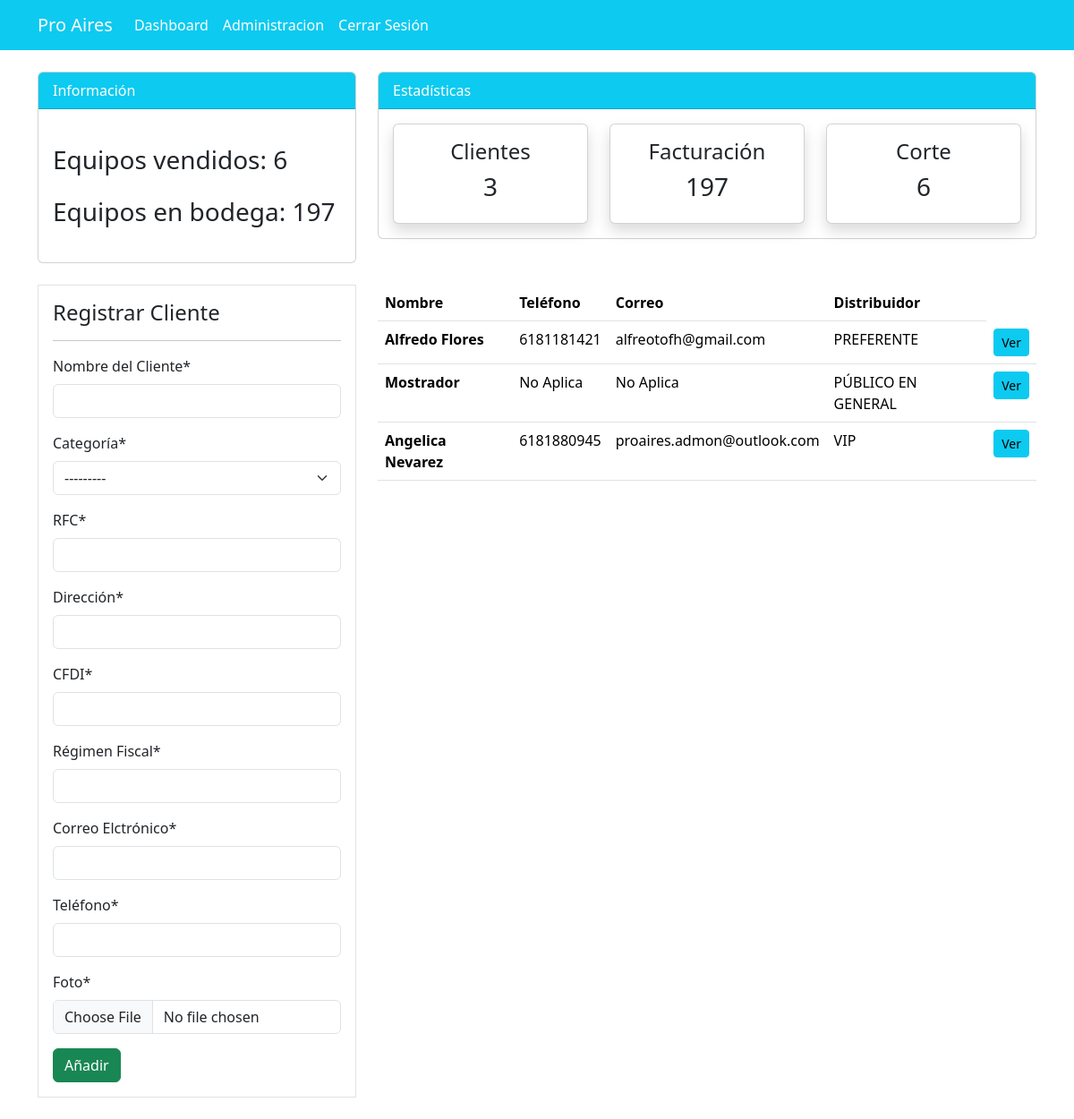
The app's page /lista_clientes/ (signed in) with its own data.
### pos/models.py (models this page shows, shortened)
class Customer(models.Model):
    customer_name = models.CharField(max_length=100)
    status = models.CharField(max_length=50, choices=STATUS)
    RFC = models.CharField(max_length=100, unique=True)
    DIR = models.CharField(max_length=100)
    CFDI = models.CharField(max_length=100)
    REG_FIS = models.CharField(max_length=100)
    c_email = models.CharField(max_length=100)
    c_phone = models.CharField(max_length=100)
    image = models.ImageField(default='avatar.jpg', upload_to='Profile_Images')
    class Meta:
        verbose_name_plural = 'Clientes'

### pos/views.py (the view)
# urls.py: path('lista_clientes/', views.customer , name='pos-customer'),
@login_required
def customer(request):
    orders = Order.objects.all()
    productos = Producto.objects.all()
    total_quantity = productos.aggregate(Sum('quantity'))['quantity__sum']
    workers_count = User.objects.count()
    items_count = Producto.objects.count()
    orders_count = orders.count()
    total_order_quantity = orders.aggregate(Sum('order_quantity'))['order_quantity__sum']
    customer = Customer.objects.all()
    customer_count = customer.count()
    if request.method == 'POST':
        form = CustomerForm(request.POST, request.FILES)
        if form.is_valid():
            form.save()
            customer_name = form.cleaned_data.get('customer_name')
            messages.success(request, f'{customer_name} se ha añadido correctamente')
            return redirect('pos-customer')
    else:
        form = CustomerForm()
    context = {
        'orders':orders,
        'form': form,
        'productos':productos,
        'workers_count': workers_count,
        'items_count': items_count,
        'orders_count': orders_count,
        'total_order_quantity':total_order_quantity,
        'total_quantity': total_quantity,
        'customer': customer,
        'customer_count': customer_count,
    }
    return render(request, 'pos/customers_list.html', context)

### pos/forms.py
class CustomerForm(forms.ModelForm):
    class Meta:
        model = Customer
        fields = [ 'customer_name', 'status', 'RFC', 'DIR', 'CFDI', 'REG_FIS', 'c_email', 'c_phone', 'image']
        labels = {
        'customer_name': 'Nombre del Cliente',
        'status': 'Categoría',
        'RFC': 'RFC',
        'DIR': 'Dirección',
        'CFDI': 'CFDI',
        'REG_FIS': 'Régimen Fiscal',
        'c_phone': 'Teléfono',
        'c_email' : 'Correo Elctrónico',
        'image': 'Foto'
        }

### templates/pos/customers_list.html (shortened to what this page needs)
{% extends 'partials/base.html' %}
{% load crispy_forms_tags %}
{% block content %}
{% include 'partials/topnav_pos.html' %}
    <div class="container">
        <div class="row my-4">
            <div class="col-md-4">
                <div class="border bg-white p-3">
                    <h4>Registrar Cliente</h4>
                    <hr>
                    <form method ="POST">
                        {{form|crispy }}
                        <input class="btn btn-success btn-block" type="submit" value="Añadir">
                    </form>
                </div>
            </div>
            <div class="col-md-8">
                <table class="table bg-white">
                    <thead class="bg-info">
                        <tr class="text-white">
                            <th scope="col">Nombre</th>
                            <th scope="col">Teléfono</th>
                            <th scope="col">Correo</th>
                            <th scope="col">Distribuidor</th>
                        </tr>
                    </thead>
                    <tbody>
                        {% for customer in customer %}
                        <tr>
                            <th scope="row">{{ customer.customer_name }}</th>
                            <td>{{ customer.c_phone }}</td>
                            <td>{{ customer.c_email }}</td>
                            <td>{{ customer.status }}</td>
                            <th>
                                <a class="btn btn-info btn-sm" href="{% url 'pos-customer-info' customer.id %}">Ver</a>
                            </tr>
                        {% endfor %}
                    </tbody>
                </table>
            </div>
        </div>
    </div>
{% endblock %}

### templates/partials/nav.html (shortened to what this page needs)
 <nav class="navbar navbar-expand-lg navbar-info bg-info">
    {% if user.is_authenticated %}
    <div class="container" color="blue">
        <a class="navbar-brand text-white" href="{% url 'pos-index' %}">Pro Aires</a>
        <div class="collapse navbar-collapse" id="navbarSupportedContent">
            <ul class="navbar-nav mr-auto">
                <li class="nav-item active">
                    <a class="nav-link text-white" href="{% url 'dashboard-index' %}">  Dashboard </a>
                </li>
            </ul>
            <ul class="navbar-nav ml-auto">
                <li class="nav-item active">
                    <a class="nav-link text-white" href="{% url 'user-profile' %}">{{user.username}}</a>
                </li>
                <li class="nav-item">
                    <a class="nav-link text-white" href="{% url 'user-logout' %}"> Cerrar Sesión</a>
                </li>
            </ul>
            {% endif %}
        </div>
    </div>
</nav>

### static/style.css (style rules this page uses)
body { background: rgb(230, 227, 227); }

### records on screen
Customer: customer_name "Alfredo Flores", c_phone "6181181421", c_email "alfreotofh@gmail.com", status "PREFERENTE"
Customer: customer_name "Mostrador", c_phone "No Aplica", c_email "No Aplica", status "PÚBLICO EN GENERAL"
Customer: customer_name "Angelica Nevarez", c_phone "6181880945", c_email "proaires.admon@outlook.com", status "VIP"

### other values on screen
{{ user.username }} "Administracion"
{{ total_order_quantity }} "6"
{{ total_quantity }} "197"
{{ customer_count }} "3"
{{ orders_count }} "6"
